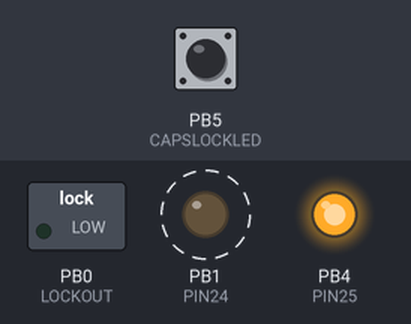
Bench run of a program on a simulated ATtiny85, built with avr-gcc and run on an emulated ATtiny85. On the bench: switched loads named in the program (green lamp = pin HIGH), output pins drawn as LEDs (lit = HIGH). Dashed ring = blinking. The test bench sets the inputs (shaded band); at power-on: PB5 (CAPSLOCKLED) LOW.

Above: at 1.2 s.
1.3 s: PB5 (CAPSLOCKLED) pulled LOW for 3.2 s
At 2.81 s:
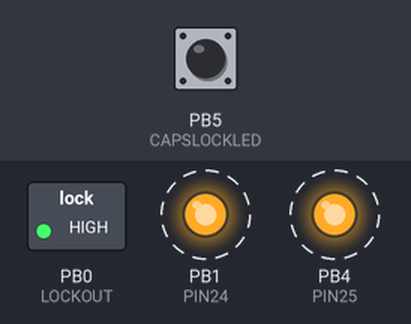
6.0 s: PB5 (CAPSLOCKLED) pulsed HIGH 2 times (0.12 s each, 0.3 s apart)
At 6.88 s:
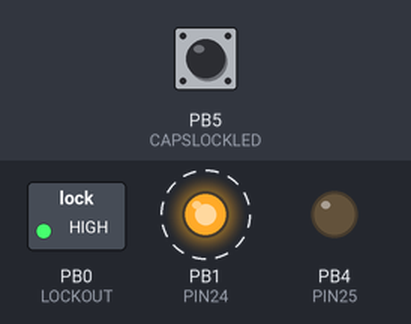
9.6 s: PB5 (CAPSLOCKLED) driven HIGH
At 10.7 s:
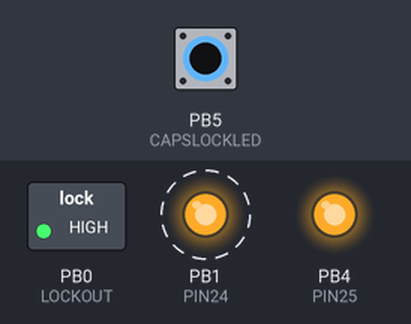
12.6 s: PB5 (CAPSLOCKLED) driven LOW
At 13.4 s:
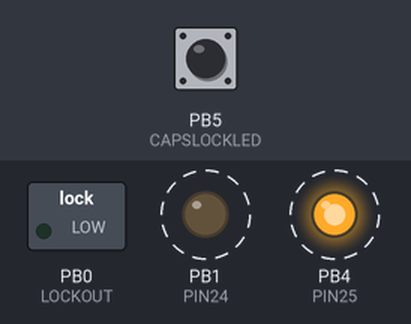
15.6 s: PB5 (CAPSLOCKLED) pulsed HIGH 5 times (0.12 s each, 0.3 s apart)
Timing chart, 0 to 21.1 s (numbered marks = the images above; inputs shaded):
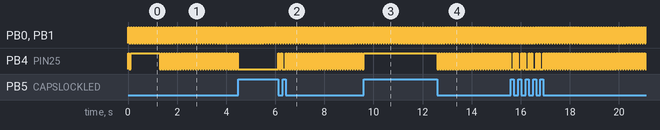

The program:

main.cpp
```cpp
#include <Arduino.h>

//========================================================================
// Hardwiring the ATtiny2313
//========================================================================
/*
                             ____  ____
               /RESET (PA2) -|1  \/   |- (Vcc)
                 LOCK (PD0) -|2     19|- (PB7) nc
                PIN24 (PD1) -|3     18|- (PB6) nc
                   nc (PA0) -|4     17|- (PB5) CAPSLOCTOGGLE
                   nc (PA2) -|5     16|- (PB4) S4080TOGGLE
                PIN25 (PD2) -|6     15|- (PB3) SHIFTLOCK
              CAPSLED (PD3) -|7     14|- (PB2) nc
             S4080LED (PD4) -|8     13|- (PB1) nc
             SHIFTLED (PD5) -|9     12|- (PB0) nc
                      (GND) -|________|- (PD6) nc

*/

#define CAPSLOCKPIN 14
#define S4080PIN 13
#define SHIFTLOCKPIN 12

#define CAPSLOCKLED 5
#define S4080LED 6
#define SHIFTLOCKLED 7

#define LOCKOUT 0
#define PIN24 1
#define PIN25 4


static int capslock = 0;
static int s4080 = 0;
static int shiftlock = 0;

static int shiftState = LOW; //this variable tracks the state of the button, low if not pressed, high if pressed
static unsigned long shiftlastDebounceTime = 0;  // the last time the output pin was toggled

static int capsState = LOW; //this variable tracks the state of the button, low if not pressed, high if pressed
static unsigned long capslastDebounceTime = 0;  // the last time the output pin was toggled

static int s4080State = LOW; //this variable tracks the state of the button, low if not pressed, high if pressed
static unsigned long  s4080lastDebounceTime = 0;  // the last time the output pin was toggled

static unsigned long  debounceDelay = 50;    // the debounce time; increase if the output flickers


void setup()
{
  pinMode(CAPSLOCKLED, OUTPUT);
  digitalWrite(CAPSLOCKLED, HIGH);
  pinMode(S4080LED, OUTPUT);
  digitalWrite(S4080LED, HIGH);
  pinMode(SHIFTLOCKLED, OUTPUT);
  digitalWrite(SHIFTLOCKLED, HIGH);

  pinMode(CAPSLOCKPIN, INPUT);
  pinMode(S4080PIN, INPUT);
  pinMode(SHIFTLOCKPIN, INPUT);

  pinMode(LOCKOUT, OUTPUT);
  pinMode(PIN24, OUTPUT);
  pinMode(PIN25, OUTPUT);
  digitalWrite(LOCKOUT, HIGH);
  digitalWrite(PIN24, HIGH);
  digitalWrite(PIN25, HIGH);
}

void loop() {
  capsState = digitalRead(CAPSLOCKPIN);
  shiftState = digitalRead(SHIFTLOCKPIN);
  s4080State = digitalRead(S4080PIN);

// CAPS LOCK PROCESSING
  if ( (millis() - capslastDebounceTime) > debounceDelay) {
    if ( (capsState == LOW) && (capslock == 0) ) {
      digitalWrite(CAPSLOCKLED, LOW); //turn LED on
      digitalWrite(PIN25, LOW);
      capslock=1;
      capslastDebounceTime = millis(); //set the current time
    }
    else if ( (capsState == LOW) && (capslock != 0) ) {
      digitalWrite(CAPSLOCKLED, HIGH); //turn LED off
      digitalWrite(PIN25, HIGH);
      capslock=0;
      capslastDebounceTime = millis(); //set the current time
    }
  }

// S4080 LOCK PROCESSING
  if ( (millis() - s4080lastDebounceTime) > debounceDelay) {
    if ( (s4080State == LOW) && (s4080 == 0) ) {
      digitalWrite(S4080LED, LOW); //turn LED on
      digitalWrite(PIN24, LOW);
      s4080=1;
      s4080lastDebounceTime = millis(); //set the current time
    }
    else if ( (s4080State == LOW) && (s4080 != 0) ) {
      digitalWrite(S4080LED, HIGH); //turn LED off
      digitalWrite(PIN24, HIGH);
      s4080=0;
      s4080lastDebounceTime = millis(); //set the current time
    }
  }

// SHIFT LOCK PROCESSING
  if ( (millis() - shiftlastDebounceTime) > debounceDelay) {
    if ( (shiftState == LOW) && (shiftlock == 0) ) {
      digitalWrite(SHIFTLOCKLED, LOW); //turn LED on
      digitalWrite(LOCKOUT, LOW);
      shiftlock=1;
      shiftlastDebounceTime = millis(); //set the current time
    }
    else if ( (shiftState == LOW) && (shiftlock != 0) ) {
      digitalWrite(SHIFTLOCKLED, HIGH); //turn LED off
      digitalWrite(LOCKOUT, HIGH);
      shiftlock=0;
      shiftlastDebounceTime = millis(); //set the current time
    }
  }


}
```

Measured:
- after the input at 1.3 s, PB4 (PIN25): alternates HIGH for 0.05 s and LOW for 0.05 s, 63 changes in all, then stays LOW, starting at once
- after the input at 6.0 s, PB4 (PIN25): goes HIGH 0.05 s, LOW 0.05 s, HIGH 0.05 s, LOW 0.15 s, 31 × (HIGH 0.05 s, LOW 0.05 s), then HIGH, starting after 0.12 s
- after the input at 9.6 s, PB4 (PIN25): stops changing and stays HIGH
- after the input at 12.6 s, PB4 (PIN25): alternates HIGH for 0.05 s and LOW for 0.05 s, starting at once
- by itself, PB0 (LOCKOUT), PB1 (PIN24): alternates HIGH for 0.05 s and LOW for 0.05 s
